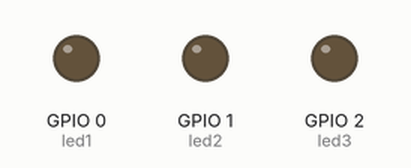
Simulated run of this sketch. Board: ESP32. Parts: output pins drawn as LEDs (lit = HIGH). WiFi joins after 1.5 s; servers stay silent unless stated; web services answer with replies made up by the test bench; what the sketch prints to the serial monitor is not drawn.

Above: at 0.1 s.
At 1.1 s:
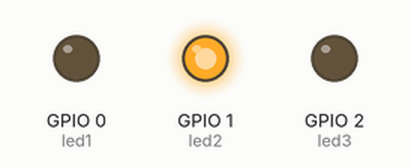
At 2.1 s:
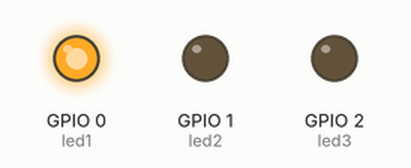
Timing chart, 0 to 3.6 s (numbered marks = the images above):
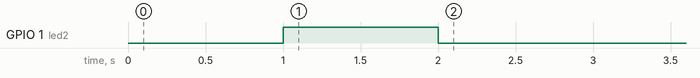

The sketch:

sketch_sep11b.ino
```cpp
#include <WiFi.h>
#include <HTTPClient.h>


const char* ssid = "UPC_SHIT";
const char* password = "Qa20061990";


const String url = "https://api.telegram.org/bot7361150434:AAF9RUt4nX3mH3UA2OXQY30AZoO4XO2abOM/sendMessage?chat_id=-1002275862214&text=";


const int led1 = 0;
const int led2 = 1;
const int led3 = 2;


unsigned long startMillis;
unsigned long currentMillis;


unsigned long firstReminderInterval = 36 * 60 * 60 * 1000;
unsigned long secondReminderInterval = 48 * 60 * 60 * 1000;
unsigned long delaybetweenReminders =  4 * 60 * 60 * 1000;

bool greetingsSent = false;
bool firstReminder = false;
unsigned long lastMessageTime;

void setup() {

  Serial.begin(115200);

  pinMode(led1, OUTPUT); // wifi  ok
  pinMode(led2, OUTPUT); // wifi not ok
  pinMode(led3, OUTPUT); //status code not ok

  connectToWiFi();
  startMillis = millis();
}

void loop() {
  currentMillis = millis();
  digitalWrite(led1, HIGH);
  digitalWrite(led2, LOW);

  if (WiFi.status() != WL_CONNECTED) {
    connectToWiFi();
  }

  if (WiFi.status() == WL_CONNECTED) {
    digitalWrite(led1, HIGH);
    digitalWrite(led2, LOW);
  } else {

    digitalWrite(led1, LOW);
    digitalWrite(led2, HIGH);
  }
  if (!greetingsSent){
    sendMessage("!!!!Hurray WATER was changed!!!!!");
    greetingsSent = true;
  }


  if (currentMillis - startMillis >= firstReminderInterval && !firstReminder) {
    sendMessage("Water was not changed for 36 hours");
    firstReminder = true;
  } else if (currentMillis - startMillis >= secondReminderInterval) {

    if ((currentMillis - startMillis) % delaybetweenReminders < 1000) {
      unsigned long hoursElapsed = (currentMillis - startMillis)/(60*60*1000);
      String message = "Water was not changed for " + String(hoursElapsed) + " hours @weduy_gorn , @YuliaaD " ;
      sendMessage(message);
    }
  }
}

void connectToWiFi() {
  WiFi.begin(ssid, password);
  Serial.print("Connecting to WiFi");
  int attempts = 0;

  while (WiFi.status() != WL_CONNECTED && attempts < 10) {
    delay(1000);
    digitalWrite(led2, HIGH);
    Serial.print(".");
    attempts++;
  }

  if (WiFi.status() == WL_CONNECTED) {
    Serial.println("Connected to WiFi");
    digitalWrite(led1, HIGH);
    digitalWrite(led2, LOW);
  } else {
    Serial.println("Failed to connect to WiFi");
    digitalWrite(led2, HIGH);
    digitalWrite(led1, LOW);
  }
}

void sendMessage(String message) {
  if (WiFi.status() == WL_CONNECTED) {
    HTTPClient http;
    String fullUrl = url + message;

    http.begin(fullUrl);
    int httpCode = http.GET();

    if (httpCode != 200) {
      blinkLed(led3);
    }

    http.end();
    delay(10000);
  } else {
    connectToWiFi();
    HTTPClient http;
    String fullUrl = url + message;

    http.begin(fullUrl);
    int httpCode = http.GET();

    if (httpCode != 200) {

      blinkLed(led3);
    }

    http.end();
    delay(10000);
  }
}


void blinkLed(int ledPin) {
  for (int i = 0; i < 5; i++) {
    digitalWrite(ledPin, HIGH);
    delay(500);
    digitalWrite(ledPin, LOW);
    delay(500);
    digitalWrite(ledPin, HIGH);  //to see unsuccess for a while
  }
}
```
